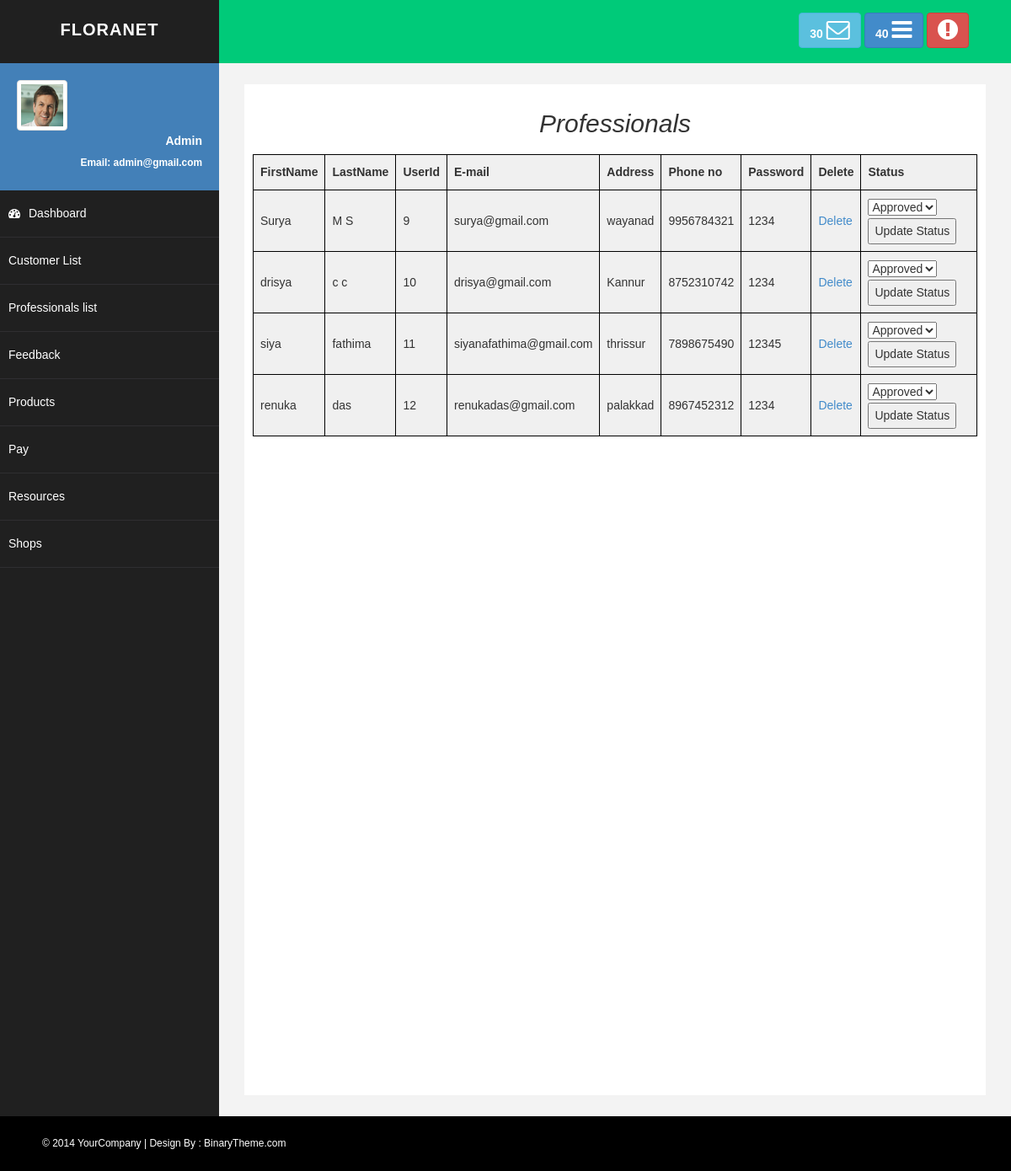
Page /prolist/ on the committed database.
### garden_app/models.py (models this page shows, shortened)
class prof_reg(models.Model):
    STATUS=(
        ('applied','Applied'),
        ('approved','Approved'),
        ('rejected','Rejected'),
    )
    fname=models.CharField(max_length=100)
    lname=models.CharField(max_length=100)
    em=models.EmailField(unique=True,max_length=100)
    phno = models.CharField(max_length=10)
    passw = models.CharField(max_length=100)
    confirm_pass=models.CharField(max_length=100)
    add=models.CharField(max_length=100)
    status=models.CharField(max_length=20,choices=STATUS,default='applied')

### garden_app/views.py (the view)
# urls.py: path('prolist/',views.prolist,name="prolist"),
def prolist(request):
    prof = prof_reg.objects.all()
    return render(request,'prolist.html',{'prof':prof})

### garden_app/templates/prolist.html (shortened to what this page needs)
{% extends 'admin_dash.html' %}
{% block content %}
<h2>Professionals</h2>
<table border="2">
    <tr>
        <th>FirstName</th>
        <th>LastName</th>
        <th>UserId</th>
        <th>E-mail</th>
        <th>Address</th>
        <th>Phone no</th>
        <th>Password</th>
        <th>Delete</th>
        <th>Status</th>
    </tr>
    {% for prof in prof %}
    <tr>
        <td>{{ prof.fname }}</td>
        <td>{{ prof.lname }}</td>
        <td>{{ prof.id }}</td>
        <td>{{ prof.em }}</td>
        <td>{{ prof.add }}</td>
        <td>{{ prof.phno }}</td>
        <td>{{ prof.passw }}</td>
        <td><a href="/delete_prof/{{ prof.id }}">Delete</a></td>
        <td>
            <form method="post" action="{% url 'up_status' %}">
                <select name="status">
                    <option value="approved" {% if prof.status == 'approved' %}selected{% endif %}>Approved</option>
                </select>
                <button type="submit">Update Status</button>
            </form>
        </td>
    </tr>
    {% endfor %}
</table>
{% endblock %}

### garden_app/static/asset/css/basic.css (style rules this page uses)
body { font-family: 'Open Sans', sans-serif; line-height:25px; }

### garden_app/templates/prolist.html (style rules this page uses)
body { background-color: aquamarine; font-family: Arial, sans-serif; display: block; }
h2 { text-align: center; font-style: italic; }
table { border: 1px dotted black; width: 100%; border-collapse: collapse; background-color: #f0f0f0; margin-top: 20px; }
th, td { border: 1px solid black; padding: 8px; text-align: left; }

### rows in the picture
prof_reg: fname "Surya", lname "M S", id "9", em "surya@gmail.com", add "wayanad", phno "9956784321", passw "1234", status "Approved"
prof_reg: fname "drisya", lname "c c", id "10", em "drisya@gmail.com", add "Kannur", phno "8752310742", passw "1234", status "Approved"
prof_reg: fname "siya", lname "fathima", id "11", em "siyanafathima@gmail.com", add "thrissur", phno "7898675490", passw "12345", status "Approved"
prof_reg: fname "renuka", lname "das", id "12", em "renukadas@gmail.com", add "palakkad", phno "8967452312", passw "1234", status "Approved"
